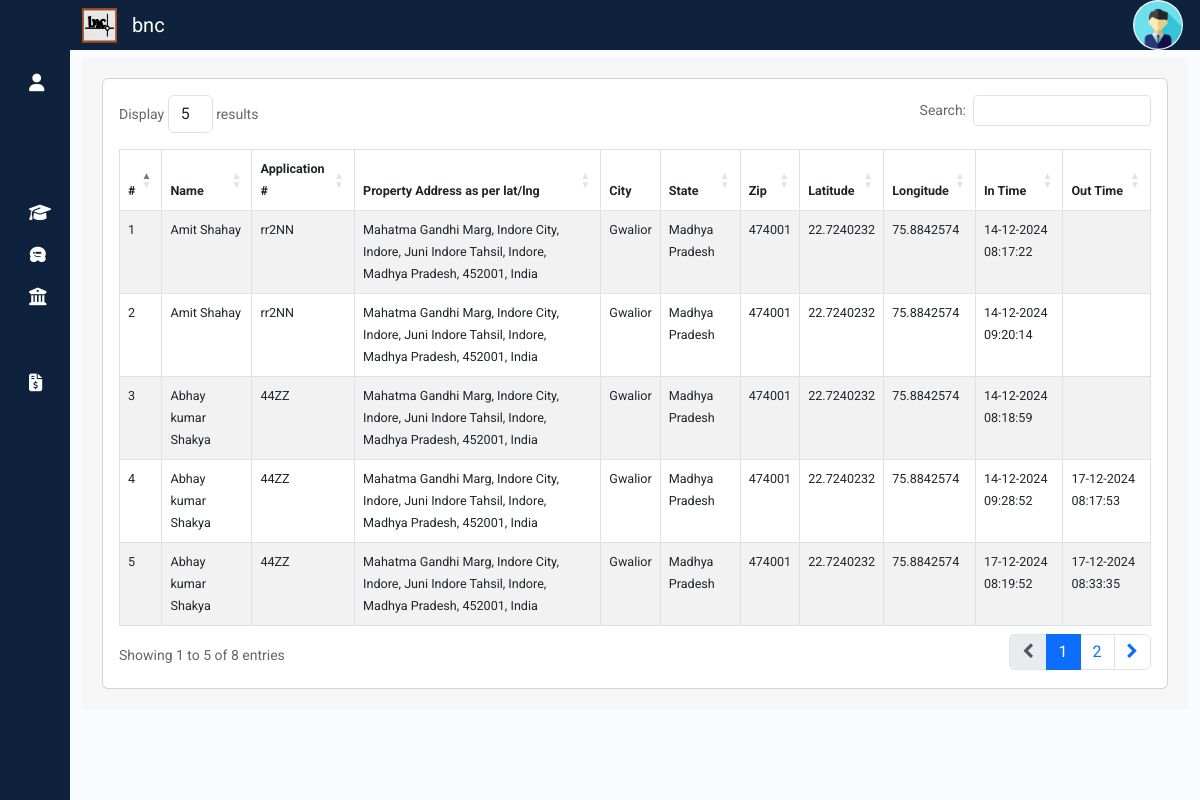
The page /propval/engattendance on the database its author committed.
### site_engineer/models.py (models this page shows)
class EngAttendance(models.Model):
    applicationnumber = models.CharField(max_length=20)
    address = models.CharField(max_length=100,null=True, blank=True)
    city = models.CharField(max_length=30,null=True, blank=True)
    region = models.CharField(max_length=30,null=True, blank=True)
    zip = models.CharField(max_length=6,null=True, blank=True)
    country = models.CharField(max_length=20,null=True, blank=True)
    lat = models.CharField(max_length=200,null=True,blank=True)
    lng = models.CharField(max_length=200,null=True,blank=True)
    placeid = models.CharField(max_length=200,null=True,blank=True)
    receptionid = models.ForeignKey(ReceptionReport, on_delete=models.DO_NOTHING, null=True, blank=True)
    userdetailsid = models.ForeignKey(User, on_delete=models.DO_NOTHING, default=0)
    indatetinme = models.DateTimeField(auto_now_add=True)
    outdatetinme = models.DateTimeField(null=True, blank=True)
    def __str__(self):
        return str(self.id)

### propval/models.py (models this page shows, shortened)
class UserDetails(models.Model):
    user = models.OneToOneField(User, on_delete=models.DO_NOTHING,null=True)
    user_email = models.EmailField(unique=True, null=True, blank=True)
    first_name = models.CharField(max_length=30, null=True, blank=True)
    last_name = models.CharField(max_length=30, null=True, blank=True)  # Allow null and blank values
    phone = models.CharField(max_length=10, null=True, blank=True)
    add1 = models.CharField(max_length=100, null=True, blank=True)
    add2 = models.CharField(max_length=100, null=True, blank=True)
    city = models.CharField(max_length=30, null=True, blank=True)
    region = models.CharField(max_length=30, null=True, blank=True)
    zip = models.CharField(max_length=6, null=True, blank=True)
    country = models.CharField(max_length=20, null=True, blank=True)
    profileimage = models.ImageField(null=True, blank=True,upload_to="profile/")
    role = models.CharField(max_length=30, null=True, blank=True)
    bankname = models.CharField(max_length=50, null=True)
    bankacno = models.CharField(max_length=20, null=True)
    bankacnoconf = models.CharField(max_length=20, null=True)
    ifsccode = models.CharField(max_length=12,null=True)

### propval/views.py (the view)
# urls.py: path('engattendance',views.engattendance,name='engattendance'),
def engattendance(request):
   key =settings.GOOGLE_MAPS_API_KEY
   engattendance = EngAttendance.objects.select_related('userdetailsid').order_by('userdetailsid')
   for attendence in engattendance :
        if attendence.address is None:
            address_info = get_address_details(key, attendence.lat, attendence.lng)
            if address_info:
                attendence.address = address_info.get('address')
                attendence.city = address_info.get('city')
                attendence.country = address_info.get('country')
                attendence.zip = address_info.get('zip_code')
                attendence.region = address_info.get('state')
                attendence.save()
   return render(request, 'engineerattendance.html', {'engattendances':engattendance})

### templates/engineerattendance.html (shortened to what this page needs)
{% extends "sidebar.html" %}
{% load static %}
{% block content %}
<div class="container-fluid my-2" >
  <div class="container" style="display:block; background-color:#f6f6f6; padding:20px 20px 20px;">
      <div class="col-md-12">
        <div class="card">
          <div class="card-body">
            <!-- <a class="btn btn-primary btn-sm" id="impdocaddbtn" onclick="addimpdoc()">Add Report</a>
            <hr> -->
            <table id="impdoctable" class="table table-hover table-striped table-bordered" style="font-size: 90%;">
              <thead>
                <tr>
                  <th scope="col">#</th>
                  <th scope="col">Name</th>
                  <th scope="col">Application #</th>
                  <th scope="col">Property Address as per lat/lng</th>
                  <th scope="col">City </th>
                  <th scope="col">State </th>
                  <th scope="col">Zip </th>
                  <th scope="col">Latitude </th>
                  <th scope="col">Longitude </th>
                  <th scope="col">In Time </th>
                  <th scope="col">Out Time </th>
                </tr>
              </thead>
              <tbody>
                {% for engattendance in engattendances %}
                  <tr >
                  <td  scope="row">{{forloop.counter}}</td>
                  <td id="name" class="" >{{engattendance.userdetailsid.userdetails.first_name}}  {{engattendance.userdetailsid.userdetails.last_name}}</td>
                  <td id="appno" class="" >{{engattendance.applicationnumber}}</td>
                  <td id="address" class="" >{{engattendance.address}}</td>
                  <td id="city" class="" >{{engattendance.city}}</td>
                  <td id="state" class="" >{{engattendance.region}}</td>
                  <td id="zip" class="" >{{engattendance.zip}}</td>
                  <td id="lat" class="" >{{engattendance.lat}}</td>
                  <td id="lng" class="" >{{engattendance.lng}}</td>
                  <td  >{{engattendance.indatetinme|date:"d-m-Y H:i:s"}}</td>
                  <td  >{{engattendance.outdatetinme|date:"d-m-Y H:i:s"}}</td>
                  </tr>
                {% endfor %}
              </tbody>
            </table>
          </div>
        </div>
      </div>
    </div>
  </div>
</div>
{% endblock %}

### propval/static/css/sidebarstyle.css (style rules this page uses)
body { font-family: 'Poppins', sans-serif; }

### reception/static/css/formstyle.css (style rules this page uses)
html, body { min-height: 100%; }
body, div, form, input, select, textarea, p { padding: 0; margin: 0; outline: none; font-family: Roboto, Arial, sans-serif; font-size: 14px; color: #666; line-height: 22px; }

### rows shown on the page
EngAttendance: userdetailsid.userdetails.first_name "Amit", userdetailsid.userdetails.last_name "Shahay", applicationnumber "rr2NN", address "Mahatma Gandhi Marg, Indore City, Indore, Juni Indore Tahsil, Indore, Madhya Pradesh, 452001, India", city "Gwalior", region "Madhya Pradesh", zip "474001", lat "22.7240232", lng "75.8842574", indatetinme "14-12-2024 08:17:22"
EngAttendance: userdetailsid.userdetails.first_name "Amit", userdetailsid.userdetails.last_name "Shahay", applicationnumber "rr2NN", address "Mahatma Gandhi Marg, Indore City, Indore, Juni Indore Tahsil, Indore, Madhya Pradesh, 452001, India", city "Gwalior", region "Madhya Pradesh", zip "474001", lat "22.7240232", lng "75.8842574", indatetinme "14-12-2024 09:20:14"
EngAttendance: userdetailsid.userdetails.first_name "Abhay kumar", userdetailsid.userdetails.last_name "Shakya", applicationnumber "44ZZ", address "Mahatma Gandhi Marg, Indore City, Indore, Juni Indore Tahsil, Indore, Madhya Pradesh, 452001, India", city "Gwalior", region "Madhya Pradesh", zip "474001", lat "22.7240232", lng "75.8842574", indatetinme "14-12-2024 08:18:59"
EngAttendance: userdetailsid.userdetails.first_name "Abhay kumar", userdetailsid.userdetails.last_name "Shakya", applicationnumber "44ZZ", address "Mahatma Gandhi Marg, Indore City, Indore, Juni Indore Tahsil, Indore, Madhya Pradesh, 452001, India", city "Gwalior", region "Madhya Pradesh", zip "474001", lat "22.7240232", lng "75.8842574", indatetinme "14-12-2024 09:28:52", outdatetinme "17-12-2024 08:17:53"
EngAttendance: userdetailsid.userdetails.first_name "Abhay kumar", userdetailsid.userdetails.last_name "Shakya", applicationnumber "44ZZ", address "Mahatma Gandhi Marg, Indore City, Indore, Juni Indore Tahsil, Indore, Madhya Pradesh, 452001, India", city "Gwalior", region "Madhya Pradesh", zip "474001", lat "22.7240232", lng "75.8842574", indatetinme "17-12-2024 08:19:52", outdatetinme "17-12-2024 08:33:35"
